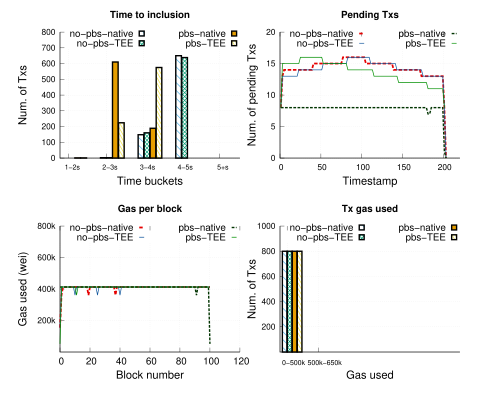

Recreate this plot in gnuplot.
# 
# Author: Peterson Yuhala
#

#set term postscript size 3.3in,2.8in linewidth 1 color eps enhanced 22
set term postscript size 5in,4in linewidth 1 color eps enhanced 22
#call "common.gnuplot" "3.4in, 3.9in"
set encoding utf8

set output "erc20.eps"
set datafile separator comma

load "styles.inc"
load "common.gnuplot" 
load "linetypes.gnuplot"

## Variables
COEFF = 1000  # how much we multiply values; in this case we are changin seconds to milli seconds


mp_startx=0.12
mp_starty=0.08
mp_height=0.80
mp_rowgap=0.17
mp_colgap=0.08
mp_width=0.80      


font_size = 14
label_size = 18

eval mpSetup(2,2)

set ytics nomirror
set grid y
set ytics font ",12"


eval mpNext
# --- GRAPH a (top left)


set title "Time to inclusion" font "Helvetica-bold,14" #offset 0,-0.2

set ylabel "Num. of Txs" font ",16"  offset 2.5,0
set xlabel "Time buckets" font ",16"
set xtics font ",14"


set xtics("1-2s" 0, "2-3s" 1, "3-4s" 2, "4-5s" 3, "5+s" 4) font ",10"
#set xtics rotate by 60

set style fill solid border -1
set boxwidth 0.15
set xtics offset 0.4,0.4,0
set ytics offset 0.5,0,0
set xlabel offset 0,1,0

dx=0.08
#set offset 25, -0.5, 0, 0 #left,right,top,bottom

#set xrange[0:400]
set yrange [0:800]

#set key samplen 1 font ",14" at graph 0.5,0.95
#set key maxrows 1 samplen 0.5 width -2 invert center at graph 1.1,1.125 font ",12"
#set key samplen 1 font ",14" at graph 0.5,0.95

set key samplen 0.1 maxrows 2 at graph 0.5, 0.95 center font ",14"


plot 'data/erc20/nopbs_notee_erc20_tti.csv' u ($1-dx):3 t "no-pbs-native" with boxes ls 1 lc rgb C2 fillstyle pattern 4, \
    'data/erc20/nopbs_tee_erc20_tti.csv' u ($1+dx):3 t "no-pbs-TEE"  with boxes ls 1 lc rgb C3 fillstyle pattern 2, \
    'data/erc20/pbs_notee_op-rbuilder-erc20_tti.csv' u ($1+3*dx):3 t "pbs-native"  with boxes ls 1 lc rgb C1 fillstyle pattern 3, \
    'data/erc20/pbs_tee_op-rbuilder_erc20_tti.csv' u ($1+5*dx):3 t "pbs-TEE"  with boxes ls 1 lc rgb C4 fillstyle pattern 6
     
unset xtics
eval mpNext
# --- GRAPH b (top right)
set xrange[0:220]


set yrange [0:20]
set title "Pending Txs" font "Helvetica-bold,14" #offset 0,-0.2

set ylabel "Num. of pending Txs" font ",16"  offset 2.5,0
set xlabel "Timestamp" font ",16" 
set xtics offset 0,0.4,0 font ",12"


#set key samplen 1 maxrows 1 center top outside at graph 0.5, 1.0 font ",14"

plot 'data/erc20/nopbs_notee_erc20_pending_tx.csv' u 1:3 every 2 t "no-pbs-native" w l ls 2006, \
     'data/erc20/nopbs_tee_erc20_pending_tx.csv' u 1:3 every 2 t "no-pbs-TEE" w l ls 2003, \
     'data/erc20/pbs_notee_op-rbuilder-erc20_pending_tx.csv' u 1:3 every 2 t "pbs-native" w l ls 2004, \
     'data/erc20/pbs_tee_op-rbuilder_erc20_pending_tx.csv' u 1:3 every 2 t "pbs-TEE" w l ls 2005   

unset xrange
eval mpNext
# --- GRAPH bottom left

set title "Gas per block" font "Helvetica-bold,14" 
set xlabel "Block number" font ",16"
set xtics font ",14"



set style fill solid border -1
#set boxwidth 20
set xtics offset 0,0.4,0
set ytics offset 0.5,0,0
set xlabel offset 0,1,0

#set xrange[1:20]


#unset key 
set ylabel "Gas used (wei)" font ",16"  offset 2.5,0
#set key samplen 1 maxrows 1 center top outside at graph 0.5, 1.0 font ",14"
set yrange [0:800000]
set xrange [0:120]
set ytics("200k" 200000, "400k" 400000, "600k" 600000, "800k" 800000) font ",12"

plot 'data/erc20/nopbs_notee_erc20_gas_per_block.csv' u 1:3 t "no-pbs-native" w l ls 2006, \
     'data/erc20/nopbs_tee_erc20_gas_per_block.csv' u 1:3 t "no-pbs-TEE" w l ls 2003, \
     'data/erc20/pbs_notee_op-rbuilder-erc20_gas_per_block.csv' u 1:3 t "pbs-native" w l ls 2004, \
     'data/erc20/pbs_tee_op-rbuilder_erc20_gas_per_block.csv' u 1:3 t "pbs-TEE" w l ls 2005    
     

eval mpNext
# --- GRAPH: bottom right
set yrange [0:1000]
unset xrange

set style fill solid border -1
set boxwidth 0.15

#set xtics("0-500k" 0, "500k-650k" 1, "650k-850k" 2, "850k-1M" 3, "1M-1.3M" 4, "1.3M+" 5) offset 0,0.3,0 font ",10"
set xtics("0-500k" 0, "500k-650k" 1) offset 0.7,0.3,0 font ",10"
#set xtics rotate by 45
set ytics("200" 200, "400" 400, "600" 600, "800" 800, "1000" 1000) font ",12"

set title "Tx gas used" font "Helvetica-bold,14" #offset 0,-0.2

set ylabel "Num. of Txs" font ",16"  offset 3.5,0
set xlabel "Gas used" font ",16"
dx=0.08

#set label "min = 1μs" at graph 0.6,0.9 font ",16"
#set label "avg = 2^{48}μs" at graph 0.6,0.78 font ",16"
#set label "max = 2^{64}-1μs" at graph 0.6,0.65 font ",16"

#set key samplen 1 maxrows 1 center top outside at graph 0.5, 1.0 font ",14"

plot 'data/erc20/nopbs_notee_erc20_tx_gas_used.csv' u ($1-dx):3 t "no-pbs-native" with boxes ls 1 lc rgb C2 fillstyle pattern 4, \
     'data/erc20/nopbs_tee_erc20_tx_gas_used.csv' u ($1+dx):3 t "no-pbs-TEE" with boxes ls 1 lc rgb C3 fillstyle pattern 2, \
     'data/erc20/pbs_notee_op-rbuilder-erc20_tx_gas_used.csv' u ($1+3*dx):3 t "pbs-native"  with boxes ls 1 lc rgb C1 fillstyle pattern 3, \
     'data/erc20/pbs_tee_op-rbuilder_erc20_tx_gas_used.csv' u ($1+5*dx):3 t "pbs-TEE"  with boxes ls 1 lc rgb C4 fillstyle pattern 6  

     
!epstopdf "erc20.eps"
!rm "erc20.eps"
quit
